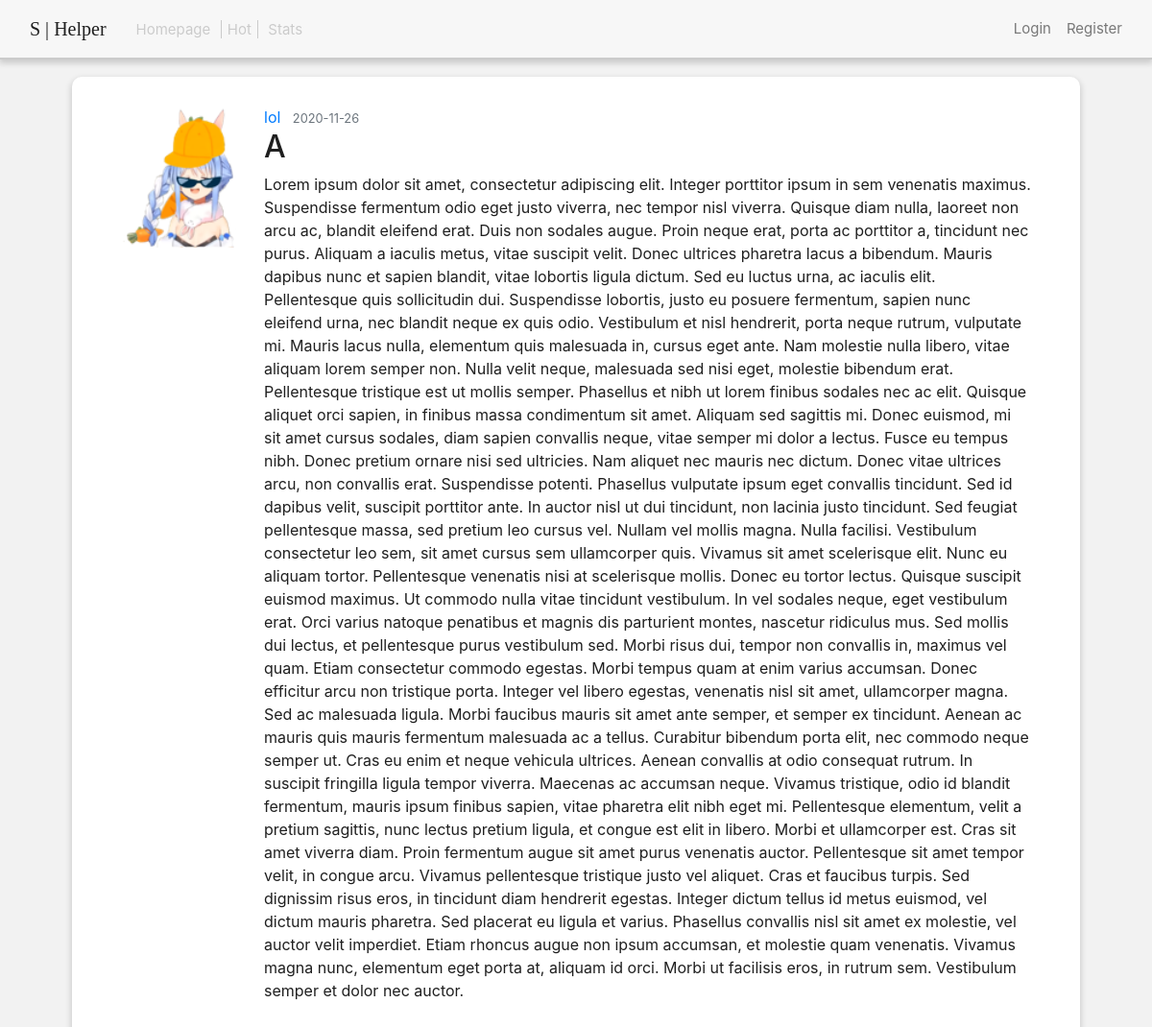
/post/1, run on the app's committed database.
### hub/models.py (models this page shows, shortened)
class User(db.Model, UserMixin):
    id = db.Column(db.Integer, primary_key=True)
    username = db.Column(db.String(20), unique=True, nullable=False)
    email = db.Column(db.String(120), unique=True, nullable=False)
    image_file = db.Column(db.String(20), nullable=False, default='default.jpg')
    password = db.Column(db.String(60), nullable=False)
    posts = db.relationship('Post', backref='author', lazy=True)

class Post(db.Model):
    id = db.Column(db.Integer, primary_key=True)
    title = db.Column(db.String(100), nullable=False)
    date_posted = db.Column(db.DateTime, nullable=False, default=datetime.utcnow)
    content = db.Column(db.Text, nullable=False)
    user_id = db.Column(db.Integer, db.ForeignKey('user.id'), nullable=False)

### hub/routes.py (the view)
@app.route("/post/<int:post_id>")
def post(post_id):
    post = Post.query.get_or_404(post_id)
    return render_template('post.html', title=post.title, post=post)

### hub/templates/post.html (shortened to what this page needs)
{% extends "no_sidebar.index.html" %}
{% block navbar %}
    <div class="cpx-15 button_cont">
        <a class="button_txt sf_semibold_sel right_mar dehigh" href="{{ url_for('front') }}">Homepage</a>
        <a class="button_txt middle_mar dehigh sf_semibold_sel" href="/#">Hot</a>
        <a class="button_txt sf_semibold_sel left_mar dehigh" href="{{ url_for('stats') }}">Stats</a>
    </div>
{% endblock navbar %}
{% block body %}
  <article class="media sidbar white_bg shadow_lol sidbar_padding">
    <img class="article_image" src="{{ url_for('static', filename='profile_pics/' + post.author.image_file) }}">
    <div class="media-body">
      <div class="article-metadata">
        <a class="mr-2" href="#">{{ post.author.username }}</a>
        <small class="text-muted">{{ post.date_posted.strftime('%Y-%m-%d') }}</small>
      </div>
      <h2 class="article-title">{{ post.title }}</h2>
      <p class="article-content">{{ post.content | safe }}</p>
    </div>
  </article>
{% endblock body %}

### hub/static/customCss/shelper.css (style rules this page uses)
body { font-family: "SF Pro Display"; background-color: #F2F2F2; color: #1F1F1F; }
.white_bg { background-color: white; }
.shadow_lol { box-shadow: 0px 3px 6px 1px rgba(0, 0, 0, 0.16); }
.button_txt { font-size: 15px; text-decoration: none; color: #787878; }
.button_cont { border: 1px solid rgba(203, 203, 203, 0); }
.cpx-15 { padding-right: 15px; padding-left: 15px; border-radius: 5px; }
.dehigh { color: #CBCBCB; }
.middle_mar { padding-right: 6px; padding-left: 6px; border-left: 1px solid #CBCBCB; border-right: 1px solid #CBCBCB; transition: 0.3s; }
.left_mar { margin-left: 6px; transition: 0.3s; }
.right_mar { margin-right: 6px; transition: 0.3s; }
.sidbar { margin-right: 0px; margin-top: 5rem; border-radius: 10px; }
.sidbar_padding { padding: 30px 50px 30px 50px; }
.article_image { width: 150px }

### data on the page
User: image_file (picture), author.username "lol"
Post: date_posted "2020-11-26", title "A", content "Lorem ipsum dolor sit amet, consectetur adipiscing elit. Integer porttitor ipsum in sem venenatis maximus. Suspendisse fermentum odio eget justo viverra, nec tempor nisl viverra. Quisque diam nulla, laoreet non arcu ac, blandit eleifend erat. Duis non sodales augue. Proin neque erat, porta ac porttitor a, tincidunt nec purus. Aliquam a iaculis metus, vitae suscipit velit. Donec ultrices pharetra lacus a bibendum. Mauris dapibus nunc et sapien blandit, vitae lobortis ligula dictum. Sed eu luctus urna, ac iaculis elit. Pellentesque quis sollicitudin dui. Suspendisse lobortis, justo eu posuere fermentum, sapien nunc eleifend urna, nec blandit neque ex quis odio. Vestibulum et nisl hendrerit,…"
